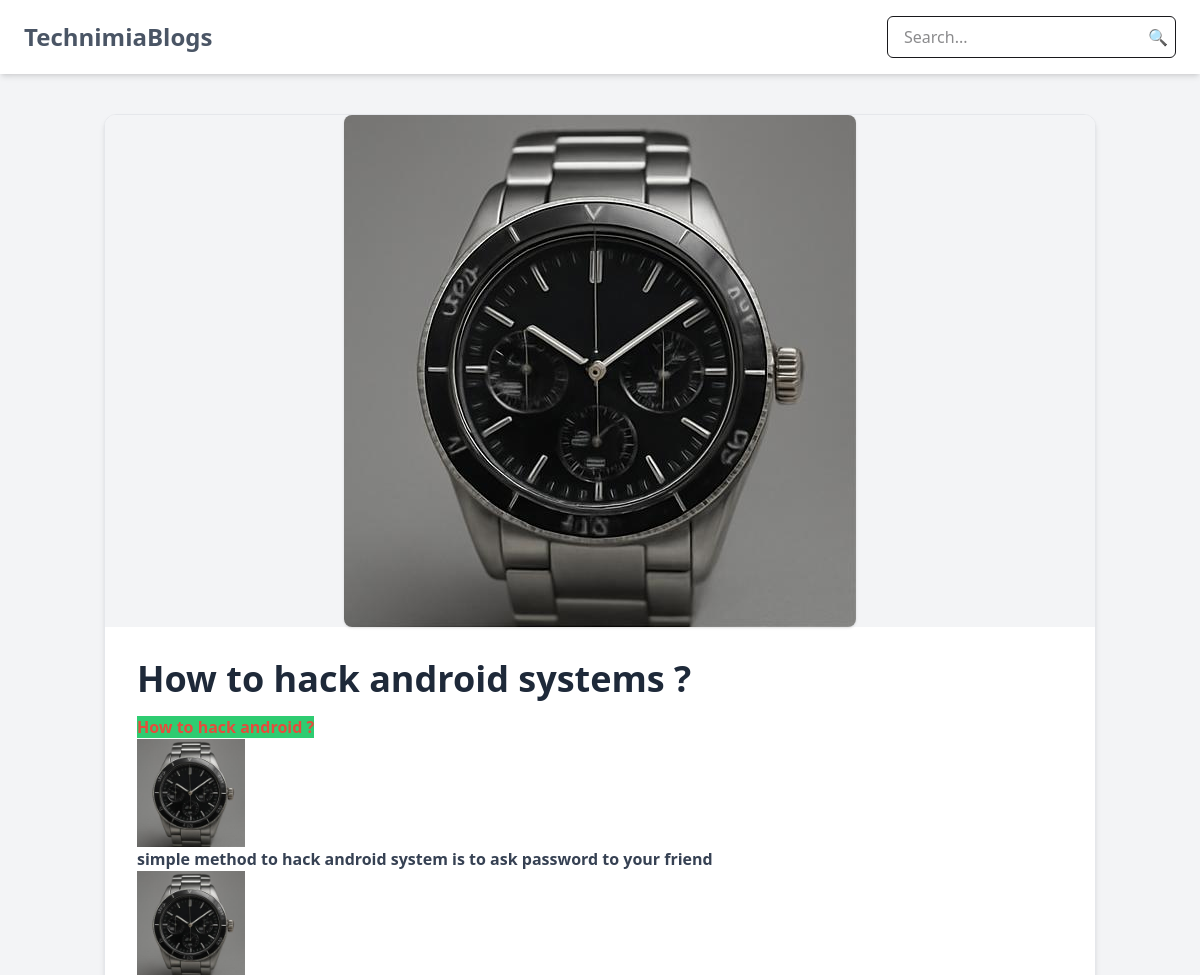
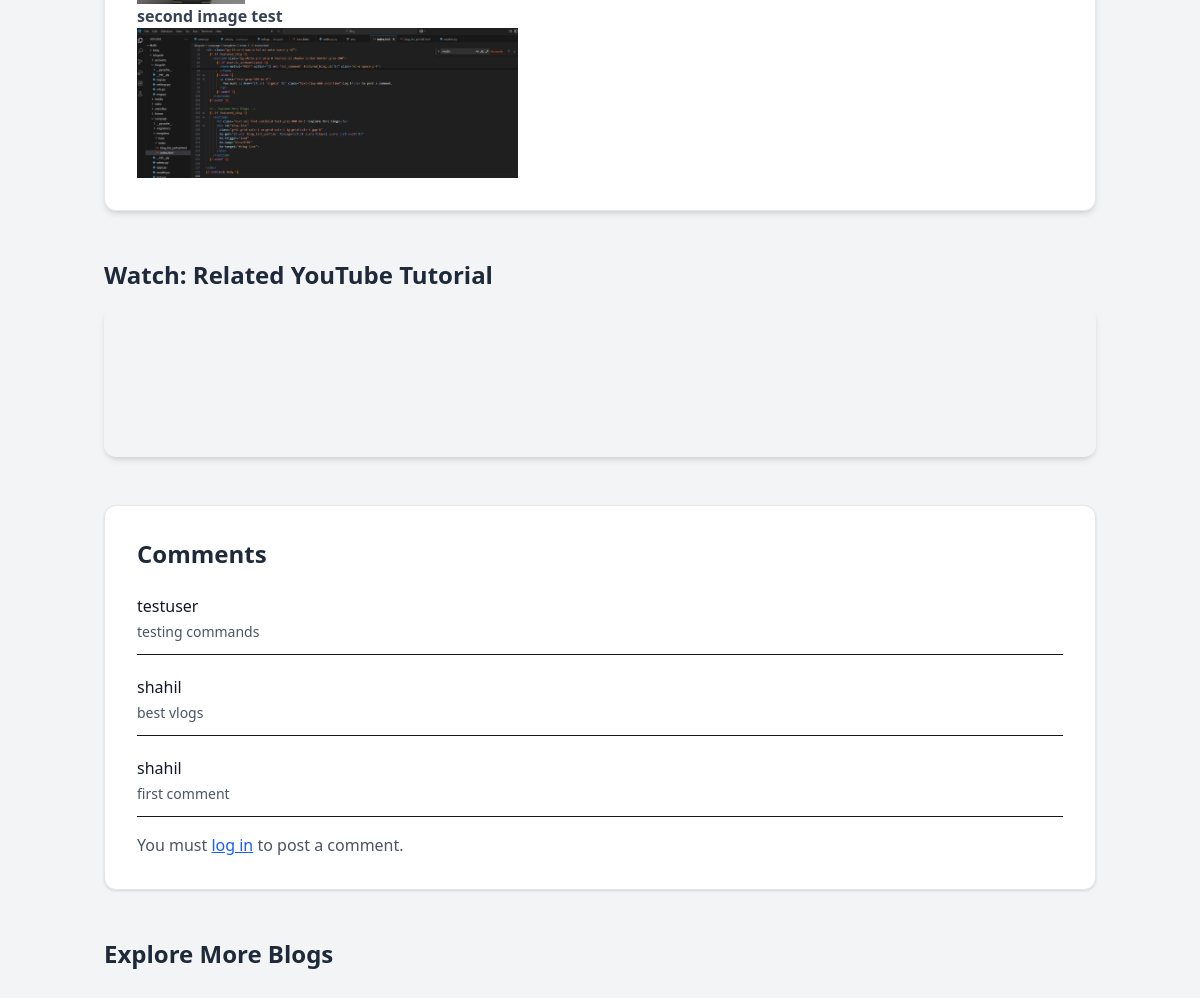
/library/, run on the app's committed database (2 pictures, top to bottom).
### userpage/models.py (models this page shows, shortened)
class Blog(models.Model):
    uid = models.UUIDField(default=uuid.uuid4, editable=False, unique=True)
    title = models.CharField(max_length=200)
    content = RichTextUploadingField()  # Rich content with text + media support
    youtube_link = models.URLField(blank=True, null=True)
    image = models.ImageField(upload_to='blog_images/', blank=True, null=True)
    author = models.ForeignKey(CustomUser, on_delete=models.CASCADE)
    keywords = models.CharField(
        max_length=255,
        blank=True,
        help_text="Comma-separated search keywords"
    )
    seo_title = models.CharField(
        max_length=60,
        blank=True,
        help_text="Recommended: Max 60 characters"
    )
    meta_description = models.CharField(
        max_length=160,
        blank=True,
        help_text="Recommended: Max 160 characters for SEO"
    )
    created_at = models.DateTimeField(auto_now_add=True)
    def get_youtube_embed_id(self):
        if not self.youtube_link:
            return None
        url = urlparse(self.youtube_link)
        if 'youtu.be' in url.netloc:
            return url.path.lstrip('/')
        if 'youtube.com' in url.netloc:
            query = parse_qs(url.query)
            return query.get('v', [None])[0]
        return None

class Comment(models.Model):
    blog = models.ForeignKey(Blog, on_delete=models.CASCADE, related_name='comments')
    user = models.ForeignKey(CustomUser, on_delete=models.CASCADE)
    text = models.TextField()
    created_at = models.DateTimeField(auto_now_add=True)

### accounts/models.py (models this page shows)
class CustomUser(AbstractUser):
    GENDER_CHOICES = (
        ('M', 'Male'),
        ('F', 'Female'),
    )
    email = models.EmailField(unique=True)
    username = models.CharField(max_length=50, unique=True)
    age = models.PositiveIntegerField()
    gender = models.CharField(max_length=1, choices=GENDER_CHOICES)
    USERNAME_FIELD = 'username'
    REQUIRED_FIELDS = ['email', 'age', 'gender']

### userpage/views.py (the view)
# urls.py: path('library/', views.index, name='library'),
def index(request):
    query = request.GET.get('q')
    no_results = False
    if query:
        featured_blog = Blog.objects.filter(
            Q(title__icontains=query) | Q(keywords__icontains=query)
        ).order_by('-created_at').first()
        no_results = featured_blog is None
    else:
        featured_blog = Blog.objects.order_by('-created_at').first()
    comments = Comment.objects.filter(blog=featured_blog).order_by('-created_at') if featured_blog else []
    other_blogs = Blog.objects.exclude(uid=featured_blog.uid) if featured_blog else Blog.objects.none()
    paginator = Paginator(other_blogs, BLOGS_PER_PAGE)
    page_obj = paginator.get_page(1)
    return render(request, 'index/index.html', {
        'featured_blog': featured_blog,
        'comments': comments,
        'page_blogs': page_obj.object_list,
        'has_next': page_obj.has_next(),
        'next_page': 2,
        'query': query,
        'no_results': no_results,
    })

### userpage/templates/index/index.html (shortened to what this page needs)
{% extends "base/base.html" %}
{% load static %}
{% block body %}
<div class="py-10 px-4 max-w-5xl mx-auto space-y-12">
  {% if featured_blog %}
    <article class="bg-white rounded-xl shadow-md overflow-hidden border border-gray-200 transition hover:shadow-lg">
      {% if featured_blog.image %}
        <div class="w-full flex justify-center items-center bg-gray-100">
          <img
            src="{{ featured_blog.image.url }}"
            alt="{{ featured_blog.title }}"
            class="max-w-full h-auto rounded-lg shadow-sm"
          />
        </div>
      {% endif %}
      <div class="p-6 sm:p-8">
        <h1 class="text-3xl sm:text-4xl font-extrabold text-gray-800 mb-4">{{ featured_blog.title }}</h1>
        <div class="prose prose-lg max-w-none text-gray-700">
          {{ featured_blog.content|safe }}
        </div>
      </div>
    </article>
    {% if featured_blog.get_youtube_embed_id %}
      <section>
        <h2 class="text-2xl font-semibold text-gray-800 mt-6 mb-4">Watch: Related YouTube Tutorial</h2>
        <div class="aspect-w-16 aspect-h-9 rounded-xl overflow-hidden shadow-md">
          <iframe
            src="https://www.youtube.com/embed/{{ featured_blog.get_youtube_embed_id }}"
            class="w-full h-full" frameborder="0" allowfullscreen>
          </iframe>
        </div>
      </section>
    {% endif %}
    <section class="bg-white p-6 sm:p-8 rounded-xl shadow border border-gray-200">
      <h2 class="text-2xl font-semibold text-gray-800 mb-6">Comments</h2>
      <div class="space-y-5">
        {% for comment in comments %}
          <div class="border-b pb-3">
            <p class="font-medium text-gray-900">{{ comment.user.username }}</p>
            <p class="text-sm text-gray-600 mt-1">{{ comment.text }}</p>
          </div>
        {% empty %}
          <p class="text-gray-500">No comments yet.</p>
        {% endfor %}
      </div>
      {% if user.is_authenticated %}
        <form method="POST" action="{% url 'add_comment' featured_blog.uid %}" class="mt-6 space-y-4">
          {% csrf_token %}
          <label class="block text-gray-700 font-medium">Add a comment</label>
          <textarea name="comment" rows="3" required class="w-full border rounded-md p-3"></textarea>
          <button type="submit" class="bg-blue-600 text-white px-5 py-2 rounded-md hover:bg-blue-700">
            Post Comment
          </button>
        </form>
      {% else %}
        <p class="text-gray-600 mt-4">
          You must <a href="{% url 'signin' %}" class="text-blue-600 underline">log in</a> to post a comment.
        </p>
      {% endif %}
    </section>
  {% endif %}
  {% if featured_blog %}
    <section>
      <h2 class="text-2xl font-semibold text-gray-800 mb-6">Explore More Blogs</h2>
    </section>
  {% endif %}
</div>
{% endblock body %}

### userpage/templates/base/base.html (shortened to what this page needs)
{% load static tailwind_tags %}
<!DOCTYPE html>
<html lang="en">
<head>
  {% tailwind_css %}
</head>
<body class="bg-gray-100">
  <nav class="bg-white shadow-md px-6 py-4">
    <div class="flex flex-col md:flex-row md:items-center md:justify-between space-y-3 md:space-y-0">
      <div class="text-2xl font-bold text-gray-600">
        <a href="/">TechnimiaBlogs</a>
      </div>
      <div class="w-full md:w-auto flex items-center space-x-4">
        <form method="GET" action="{% url 'library' %}" class="relative w-full md:w-auto">
          <input
            type="text"
            name="q"
            value="{{ query|default:'' }}"
            placeholder="Search..."
            class="w-full pl-4 pr-10 py-2 border rounded-md focus:outline-none focus:ring-2 focus:ring-blue-500"
          />
          <button type="submit" class="absolute right-2 top-1/2 transform -translate-y-1/2 text-gray-500 hover:text-blue-600">
            🔍
          </button>
        </form>
      </div>
    </div>
  </nav>
  {% block body %}
  {% endblock body %}
</body>
</html>

### data on the page
Blog: image (picture), title "How to hack android systems ?", content "How to hack android ? simple method to hack android system is to ask password to your friend second image test", content (picture)
Comment: user.username "testuser", text "testing commands"
Comment: user.username "shahil", text "best vlogs"
Comment: user.username "shahil", text "first comment"
